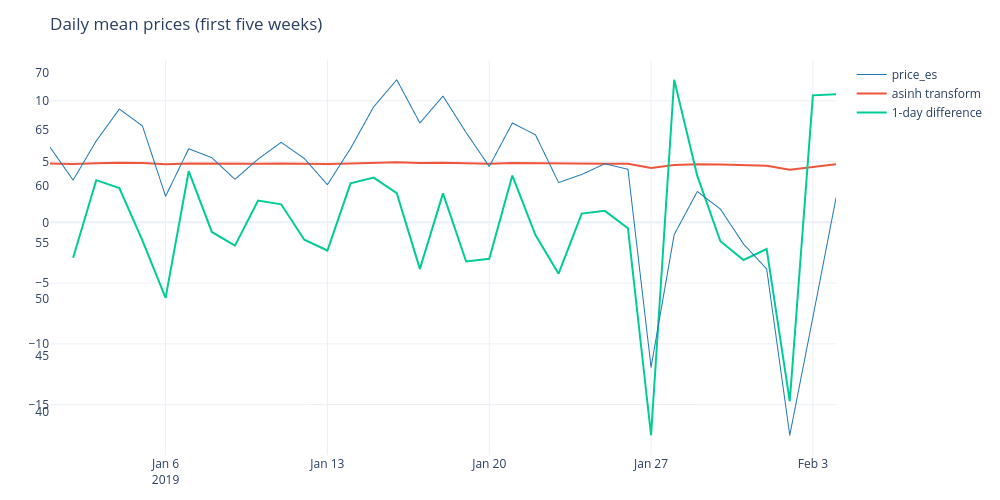

Notebook code cell kept with this figure:
### Markdown cell above
Stationarity analysis

### Code cell
daily = stats.group_by(pl.col("datetime").dt.date().alias("date"), "regime").agg(pl.col(PRICE_ES).mean()).sort("date")


transforms = {
    "level": pl.col(PRICE_ES),
    "asinh": pl.col(PRICE_ES).arcsinh(), # Used for stabilizing variance (normal distribution), use due to negative values instead of logs
    "diff_1d": pl.col(PRICE_ES).diff(1),
    "diff_7d": pl.col(PRICE_ES).diff(7),
}

parts = {"all": daily} | {k[0]: v for k, v in daily.partition_by("regime", as_dict=True, maintain_order=True).items()}

show_df(
    pl.DataFrame(
        [
            {"regime": regime, "transform": name, **adf_kpss(part.select(expr).to_series())}

            # ADF: H0: non-stationary, H1: stationary
            # KPSS: H0: stationary, H1: non-stationary

            for regime, part in parts.items()
            for name, expr in transforms.items()
        ],
    ),
    precision=3,
)

# I need ADF p < 0.05 and KPSS p > 0.05 to conclude stationarity.

first_weeks = daily.filter(pl.col("date") < omie_price_min_date + timedelta(days=7 * 5))

fig = line_chart(
    first_weeks,
    "date",
    PRICE_ES,
    title="Daily mean prices (first five weeks)",
)
fig.add_scatter(
    x=first_weeks["date"],
    y=first_weeks[PRICE_ES].arcsinh(),
    mode="lines",
    name="asinh transform",
    yaxis="y2",
)
fig.add_scatter(
    x=first_weeks["date"],
    y=first_weeks[PRICE_ES].diff(1),
    mode="lines",
    name="1-day difference",
    yaxis="y2",
)

### Figure 1 — Plotly figure (JSON) as saved in the notebook; plotly's stock layout.template omitted (floating-point values rounded to 4 significant figures)
{"data": [{"line": {"color": "#1f77b4", "width": 1}, "mode": "lines", "name": "price_es", "type": "scattergl", "x": ["2019-01-01T00:00:00", "2019-01-02T00:00:00", "2019-01-03T00:00:00", "2019-01-04T00:00:00", "2019-01-05T00:00:00", "2019-01-06T00:00:00", "2019-01-07T00:00:00", "2019-01-08T00:00:00", "2019-01-09T00:00:00", "2019-01-10T00:00:00", "2019-01-11T00:00:00", "2019-01-12T00:00:00", "2019-01-13T00:00:00", "2019-01-14T00:00:00", "2019-01-15T00:00:00", "2019-01-16T00:00:00", "2019-01-17T00:00:00", "2019-01-18T00:00:00", "2019-01-19T00:00:00", "2019-01-20T00:00:00", "2019-01-21T00:00:00", "2019-01-22T00:00:00", "2019-01-23T00:00:00", "2019-01-24T00:00:00", "2019-01-25T00:00:00", "2019-01-26T00:00:00", "2019-01-27T00:00:00", "2019-01-28T00:00:00", "2019-01-29T00:00:00", "2019-01-30T00:00:00", "2019-01-31T00:00:00", "2019-02-01T00:00:00", "2019-02-02T00:00:00", "2019-02-03T00:00:00", "2019-02-04T00:00:00"], "y": [63.45, 60.54, 64.01, 66.84, 65.33, 59.12, 63.32, 62.53, 60.61, 62.4, 63.89, 62.45, 60.14, 63.34, 67.02, 69.43, 65.6, 67.98, 64.75, 61.75, 65.59, 64.55, 60.32, 61.04, 61.99, 61.5, 43.98, 55.71, 59.54, 57.98, 54.88, 52.68, 37.96, 48.4, 58.95]}, {"mode": "lines", "name": "asinh transform", "type": "scatter", "x": ["2019-01-01T00:00:00", "2019-01-02T00:00:00", "2019-01-03T00:00:00", "2019-01-04T00:00:00", "2019-01-05T00:00:00", "2019-01-06T00:00:00", "2019-01-07T00:00:00", "2019-01-08T00:00:00", "2019-01-09T00:00:00", "2019-01-10T00:00:00", "2019-01-11T00:00:00", "2019-01-12T00:00:00", "2019-01-13T00:00:00", "2019-01-14T00:00:00", "2019-01-15T00:00:00", "2019-01-16T00:00:00", "2019-01-17T00:00:00", "2019-01-18T00:00:00", "2019-01-19T00:00:00", "2019-01-20T00:00:00", "2019-01-21T00:00:00", "2019-01-22T00:00:00", "2019-01-23T00:00:00", "2019-01-24T00:00:00", "2019-01-25T00:00:00", "2019-01-26T00:00:00", "2019-01-27T00:00:00", "2019-01-28T00:00:00", "2019-01-29T00:00:00", "2019-01-30T00:00:00", "2019-01-31T00:00:00", "2019-02-01T00:00:00", "2019-02-02T00:00:00", "2019-02-03T00:00:00", "2019-02-04T00:00:00"], "y": [4.844, 4.797, 4.852, 4.895, 4.873, 4.773, 4.841, 4.829, 4.798, 4.827, 4.85, 4.828, 4.79, 4.842, 4.898, 4.933, 4.877, 4.912, 4.864, 4.816, 4.877, 4.861, 4.793, 4.805, 4.82, 4.812, 4.477, 4.713, 4.78, 4.753, 4.698, 4.657, 4.33, 4.573, 4.77], "yaxis": "y2"}, {"mode": "lines", "name": "1-day difference", "type": "scatter", "x": ["2019-01-01T00:00:00", "2019-01-02T00:00:00", "2019-01-03T00:00:00", "2019-01-04T00:00:00", "2019-01-05T00:00:00", "2019-01-06T00:00:00", "2019-01-07T00:00:00", "2019-01-08T00:00:00", "2019-01-09T00:00:00", "2019-01-10T00:00:00", "2019-01-11T00:00:00", "2019-01-12T00:00:00", "2019-01-13T00:00:00", "2019-01-14T00:00:00", "2019-01-15T00:00:00", "2019-01-16T00:00:00", "2019-01-17T00:00:00", "2019-01-18T00:00:00", "2019-01-19T00:00:00", "2019-01-20T00:00:00", "2019-01-21T00:00:00", "2019-01-22T00:00:00", "2019-01-23T00:00:00", "2019-01-24T00:00:00", "2019-01-25T00:00:00", "2019-01-26T00:00:00", "2019-01-27T00:00:00", "2019-01-28T00:00:00", "2019-01-29T00:00:00", "2019-01-30T00:00:00", "2019-01-31T00:00:00", "2019-02-01T00:00:00", "2019-02-02T00:00:00", "2019-02-03T00:00:00", "2019-02-04T00:00:00"], "y": [NaN, -2.914, 3.469, 2.826, -1.507, -6.214, 4.205, -0.7937, -1.916, 1.792, 1.484, -1.432, -2.318, 3.206, 3.682, 2.402, -3.83, 2.383, -3.225, -3.005, 3.845, -1.043, -4.228, 0.7196, 0.9433, -0.4863, -17.52, 11.73, 3.823, -1.557, -3.098, -2.2, -14.73, 10.45, 10.55], "yaxis": "y2"}], "layout": {"height": 500, "hovermode": "x unified", "margin": {"b": 40, "l": 50, "r": 30, "t": 60}, "title": {"text": "Daily mean prices (first five weeks)"}, "width": 1000}}
